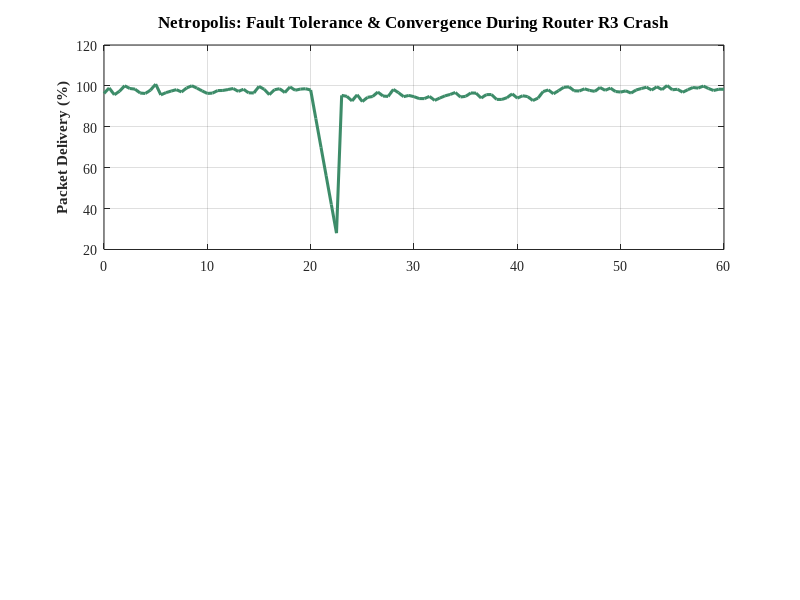

MATLAB code for this plot: (Note: this script raises an error after producing the figure.)
%% Netropolis: Node Failure & Network Convergence Analysis
% Simulates network response before, during, and after core router R3 failure.
% Evaluates transient packet loss, route convergence delay, and steady-state recovery.

clear; clc; close all;

fprintf('Running Experiment 5: Node Failure Recovery Analysis...\n');

time_sec = 0:0.5:60; % 60-second observation timeline
failure_time = 20;   % R3 crashes at t = 20s
recovery_time = 42;  % R3 repaired at t = 42s

% Packet delivery percentage
delivery_rate = zeros(size(time_sec));
latency_ms = zeros(size(time_sec));

for i = 1:length(time_sec)
    t = time_sec(i);
    if t < failure_time
        % Normal steady state
        delivery_rate(i) = 98 + randn() * 1.2;
        latency_ms(i) = 22 + randn() * 1.5;
    elseif t >= failure_time && t < failure_time + 3.0
        % Transient convergence interval: In-flight packets lost, Dijkstra rerunning
        delivery_rate(i) = max(20, 98 - (t - failure_time) * 28);
        latency_ms(i) = 22 + (t - failure_time) * 25;
    elseif t >= failure_time + 3.0 && t < recovery_time
        % Alternate path (Route B) converged: higher physical distance, but reliable
        delivery_rate(i) = 95 + randn() * 1.5;
        latency_ms(i) = 31 + randn() * 2.0; % Slightly higher detour latency
    elseif t >= recovery_time && t < recovery_time + 2.0
        % Recovery convergence: re-stabilizing
        delivery_rate(i) = 96 + randn() * 1.0;
        latency_ms(i) = 25 + randn() * 1.5;
    else
        % Restored to primary shortest highway
        delivery_rate(i) = 98.5 + randn() * 0.8;
        latency_ms(i) = 22 + randn() * 1.2;
    end
end

figure('Color', [0.98, 0.98, 0.99], 'Name', 'Netropolis - Node Failure Dynamics', 'Position', [100, 100, 800, 500]);

subplot(2, 1, 1);
plot(time_sec, delivery_rate, 'LineWidth', 2.2, 'Color', [0.24, 0.55, 0.41]);
grid on;
set(gca, 'FontName', 'Times New Roman', 'FontSize', 10);
ylabel('Packet Delivery (%)', 'FontWeight', 'bold');
title('Netropolis: Fault Tolerance & Convergence During Router R3 Crash', 'FontSize', 12);
xline(failure_time, '--r', 'R3 Crash', 'LineWidth', 1.5);
xline(recovery_time, '--g', 'R3 Restored', 'LineWidth', 1.5);
ylim([0, 105]);

subplot(2, 1, 2);
plot(time_sec, latency_ms, 'LineWidth', 2.2, 'Color', [0.88, 0.42, 0.18]);
grid on;
set(gca, 'FontName', 'Times New Roman', 'FontSize', 10);
xlabel('Simulation Time (seconds)', 'FontWeight', 'bold');
ylabel('Latency (ms)', 'FontWeight', 'bold');
xline(failure_time, '--r', 'R3 Crash', 'LineWidth', 1.5);
xline(recovery_time, '--g', 'R3 Restored', 'LineWidth', 1.5);

saveas(gcf, 'plot_node_failure_recovery.png');
fprintf('Saved figure: plot_node_failure_recovery.png\n');
